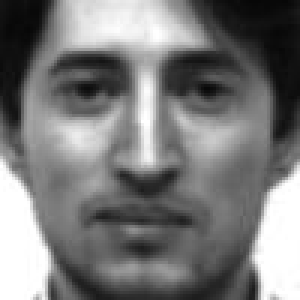
#> input picture EP4/DadosYaleFaces/Faces3/s5.jpg, 100 x 100 px (shown 3 times larger)
$ python EP4.py
#> lines starting #> are read from the running program, lines starting #| are printed output that depends on the picture
#!/usr/bin/env python
# coding: utf-8

# # Exercício de Programação: PCA
#
# <font color="red">**Prazo de submissão: 23:55 do dia 29/09/2020** </font>
#
# 2020.1 Álgebra Linear Computacional - DCC - UFMG
#
# Erickson - Fabricio
#
# Instruções:
# * Antes de submeter suas soluções, certifique-se de que tudo roda como esperado. Primeiro, **reinicie o kernel** no menu, selecione Kernel$\rightarrow$Restart e então execute **todas as células** (no menu, Cell$\rightarrow$Run All)
# * Apenas o arquivo .ipynb deve ser submetido. Ele não deve ser compactado.
# * Não deixe de preencher seu nome e número de matrícula na célula a seguir
#
# **Nome dos alunos e matrícula:**
# Nome1: Diego Vinicius de Oliveira Silva, Matricula1: 2019054471  <br>
# Nome2: Vinícius Correia, Matricula2: 2019055044 <br>
# Nome3: Rafael Lenti, Matricula3: 2019054951 <br>
# Nome4: Lucca Silva, Matricula4: 2019054773 <br>

# Nesta lista, a parte inicial é apenas para sua orientação. Ela mostra um sistema de classificação de faces em fotos e você não precisa entregar nada acerca desta parte inicial.  O que você precisa entregar ́e um exercício quase idêntico para classificar dígitos manuscritos usando a mesma técnica desta parte inicial.Veja a seção **Exercício** no final deste documento.

# #Tutorial de reconhecimento de faces usando PCA - Eigenfaces#
#
# O arquivo ```DadosYaleFaces.zip```, na pasta ```data```, contem diretórios com arquivos de fotos de 15 indivíduos, um diretório para cada indivíduo. Dentro deles, temos 11 fotos de cada indivíduo. As fotos variam de acordo com aspectos tais como iluminação, expressão (sorrindo, sério, triste), pela presença de óculos ou não. A Figura 1 exibe uma amostra dessas fotos. Cada linha de fotos corresponde a um indivíduo.  As imagens são normalizadas para alinhar os olhos e bocas. Eles aparecem mais ou menos no mesmo local na imagem.

# <div style="text-align:center"><img src="images/SampleFaces.png" /><br>
#     <em>Figura 1: Amostra de 5 fotos de 4 indivíduos.</em></div>
#

# Vamos fazer uma análise das fotos via componentes principais com o objetivo de reconhecer estes rostos. Imagine que você tenha uma base de dados com várias fotos de um conjunto de indivíduos. Você vai especificar um sistema de vigilância para uma companhia e apenas os 15 indivíduos destas fotos podem entrar num certo local. A checagem é feita automaticamente com uma nova foto tirada no momento da tentativa de entrada. Vamos usar o PCA para criar um sistema para classificar esta nova foto a uma das 15 classes representadas pelos diferentes indivíduos. Assim, o problema é: Chega uma nova foto. Queremos encontrar o rosto mais parecido com a nova foto no banco de dados. Se o rosto mais parecido não estiver próximo o suficiente da nova foto, a entrada não é permitida.
#
# O  método das _autofaces_ foi proposto por Turk and Pentland (1991a, 1991b). Ele é principalmente um método de redução de dimensionalidade, podendo representar muitos indivíduos com um conjunto relativamente pequeno de dados. A idéia é representar a foto de um rosto como uma soma de um rosto médio mais uma combinação linear de um pequeno número de pseudo-fotos, que são as _autofaces_.  Estas _autofaces_ são fotos embaçadas que capturam aspectos importantes da composição de uma face.
#
# Podemos imaginar cada foto sendo aproximadamente obtida como representado na Figura 2.  As fotos à  esquerda são aproximadamente iguais a uma mesma foto média (a primeira do lado direito) mais quatro autofaces, cada uma delas multiplicada por um peso $w_{ij}$ que é específico do indivíduo. Diferentes indivíduos vão variar apenas nos 4 pesos $w_{ij}$ que cada autoface recebe. As autofaces são fixas e as mesmas para todos os indivíduos considerados, bem como a face média, que também é a mesma para todos

# <div style="text-align:center"><img src="images/IdeiaAutoFaces.png" /><br>
#     <em>Figura 2: Uma foto (a esquerda) é aproximandamente a soma de uma foto média mais quatro autofaces multiplicadas por pesos <img src="http://latex.codecogs.com/svg.latex?w_{ij}" border="0"/>
#  específicos do indivíduo. Diferentes indivíduos vão variar apenas nos 4 pesos <img src="http://latex.codecogs.com/svg.latex?w_{ij}" border="0"/>
#  que cada autoface recebe</em></div>

# Primeiramente, vamos ler as fotos em Python. Vou usar a biblioteca Pillow que fornece algumas funcionalidades para processamento de imagens no Python. Informações em https://pillow.readthedocs.io/en/stable/. Essa biblioteca é baseada na bilbioteca Pil (Python Image Library). O script para instalar segue abaixo:

# In[1]:


import sys
get_ipython().system('{sys.executable} -m pip install --user Pillow scikit-learn')


# <font color="red">**Atenção caso o script não funcione basta executar o comando a seguir** </font>
#
# ```pip install Pillow scikit-learn```
#
# pode ser necessário possuir permisões de administrador.

# A função ```open``` le imagens em um arquivo. Vamos carregar a imagem no arquivo **Faces3/s5.jpg** e visualizá-la.

# In[2]:


from PIL import Image
import matplotlib.pyplot as plt
get_ipython().run_line_magic('matplotlib', 'inline')

image = Image.open('./DadosYaleFaces/Faces3/s5.jpg')
#> image is the input picture: PIL image 100x100 RGB; min 7, max 255, mean 121.5
plt.imshow(image)


# ```image``` é um objeto do tipo Image da biblioteca Pillow. Com 100 $\times$ 100 pixels com 3 canais de cor, o usual RGB.
#
# Podemos transformar o objeto ```image``` em um ```numpy.array``` e vice-versa. Vejam abaixo

# In[3]:


import numpy as np

#image to numpy.array
image = np.asarray(image)
print('Esse é o tamanho da imagem: Altura:',image.shape[0],' Largura:',image.shape[1],'Canais de cor:',image.shape[2])
#| Esse é o tamanho da imagem: Altura: 100  Largura: 100 Canais de cor: 3
#numpy.array to image
a = np.ones((100,100,3))
a[:,:,0] = a[:,:,0] * 255
i = Image.fromarray(np.uint8(a))
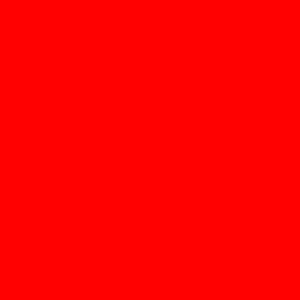
#> i: PIL image 100x100 RGB (shown 3 times larger); mean R, G, B 255, 1, 1
plt.imshow(i)


# Agora iremos ler todas as fotos dos indivíduos. Existem 15 indivíduos separados em 15 diretório. E dentro de cada um desses diretórios possuem 11 imagens em formato ```jpg``` e ```bmp```. Cada uma dessas fotos correspondem a diferentes poses de um mesmo indivíduo.Vamos ver como fazer a leitura das fotos e armazenamento na lista **fotos**

# In[4]:


import os

fotos = []
for i in range(1,16):
    fotos_individuo = []
    for j in range(1,12):
        fotos_individuo.append(Image.open('./DadosYaleFaces/Faces'+str(i)+'/s'+str(j)+'.jpg'))
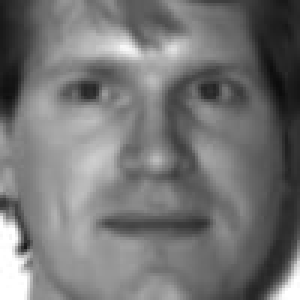
#> input picture EP4/DadosYaleFaces/Faces1/s1.jpg, 100 x 100 px (shown 3 times larger)
#> (the run stopped early here; a loop or call above may not have finished)
